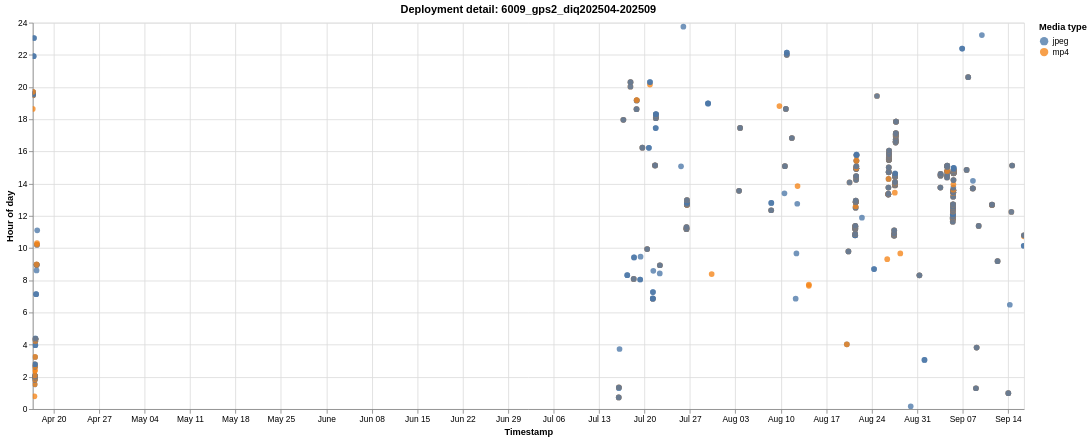

The specification (Vega-Lite) saved for this image:
### Vega-Lite specification from a JSON file in a GitHub repository (floating-point values rounded to 4 significant figures; data arrays with more than 128 entries replaced by an {"elided": "..."} marker saying what was removed)
{"$schema": "https://vega.github.io/schema/vega-lite/v6.1.0.json", "config": {"view": {"continuousHeight": 300, "continuousWidth": 300}}, "data": {"name": "data-4812d2f6bc995f8e01824fa6c6b64c4b"}, "datasets": {"data-4812d2f6bc995f8e01824fa6c6b64c4b": {"elided": "727 records"}}, "encoding": {"color": {"field": "media_type", "scale": {"scheme": "tableau10"}, "title": "Media type", "type": "nominal"}, "shape": {"field": "media_type", "title": "Media type", "type": "nominal"}, "tooltip": [{"field": "deployment", "title": "Deployment", "type": "nominal"}, {"field": "timestamp", "format": "%Y-%m-%d %H:%M:%S", "title": "Timestamp", "type": "temporal"}, {"field": "hour_of_day", "format": ".2f", "title": "Hour of day", "type": "quantitative"}, {"field": "media_type", "title": "Media type", "type": "nominal"}], "x": {"field": "timestamp", "title": "Timestamp", "type": "temporal"}, "y": {"field": "hour_of_day", "scale": {"domain": [0, 24]}, "title": "Hour of day", "type": "quantitative"}}, "height": 460, "mark": {"opacity": 0.78, "size": 46, "type": "circle"}, "params": [{"bind": "scales", "name": "param_1e9efca18e7a2868", "select": {"encodings": ["x", "y"], "type": "interval"}}], "title": "Deployment detail: 6009_gps2_diq202504-202509", "width": 1180}
